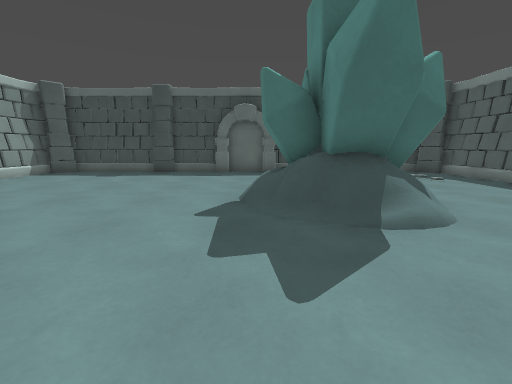
view 1 (above)

12 first-person views from a walk through a Godot game level. The camera is 1.2 m above the floor, tilts 10° down and sees 90° across. The floor is counted in squares, 1 m on a side. Each view is taken from the middle of a square. On the plan, view 1 faces up. The plan holds only what a view shows up to about 12 squares ahead; the rest is blank. Characters and animated objects are not drawn.

view 2
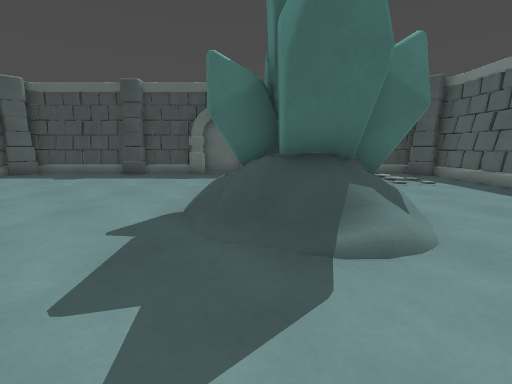

view 3
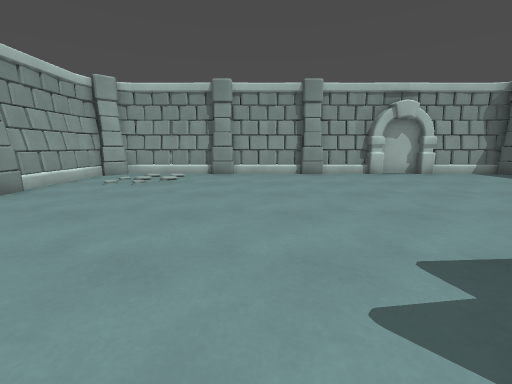

view 4
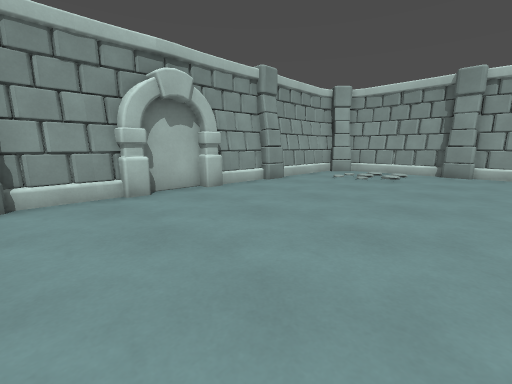

view 5
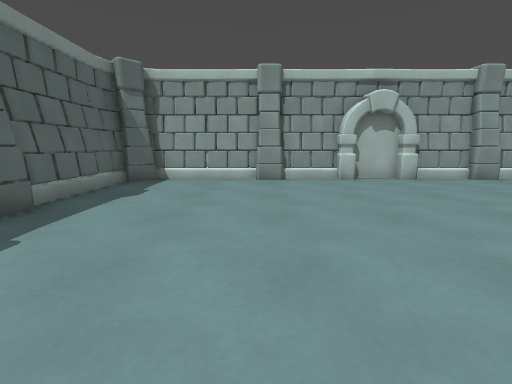

view 6
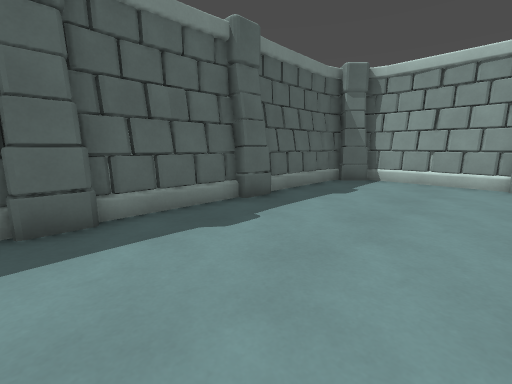

view 7
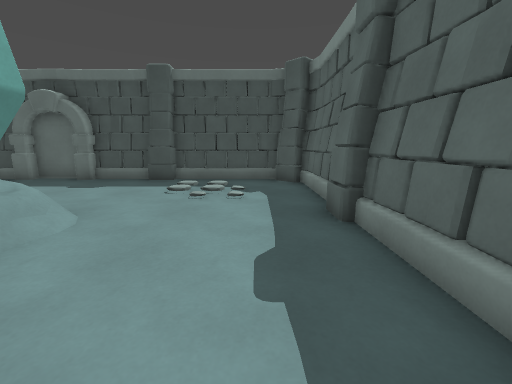

view 8
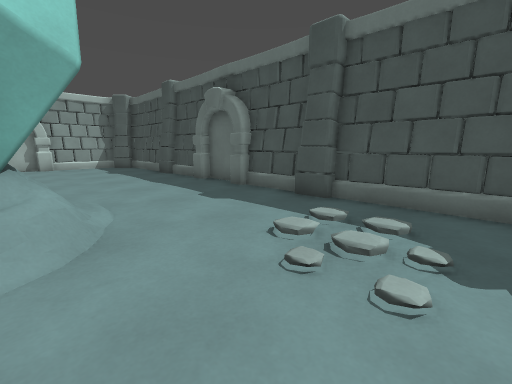

view 9
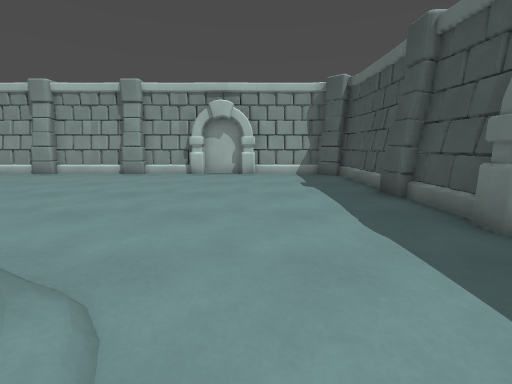

view 10
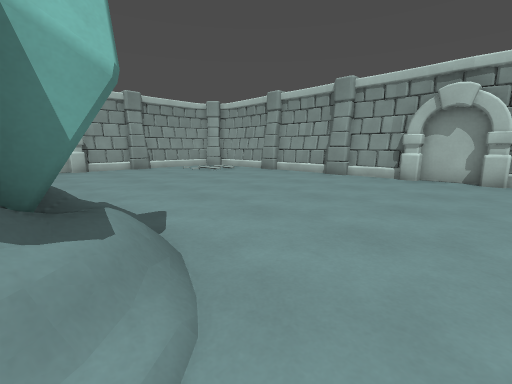

view 11
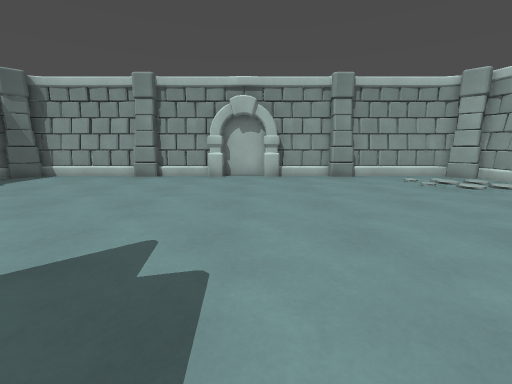

view 12
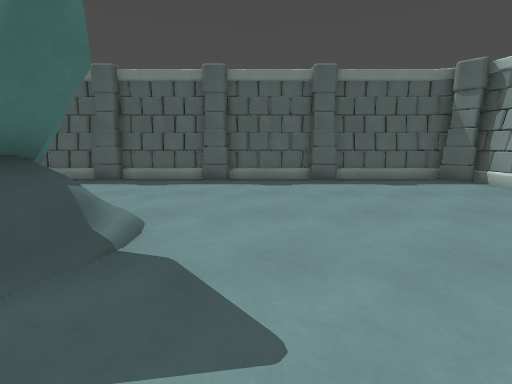

### Floor plan
Key: @ floor where view 1 was taken; # wall or solid block; . floor; / step, stairs or slope; = window, fence, low wall or low ledge; B block.
Columns run from 10 left of view 1 to 9 right of it. Each row starts with its distance up from view 1.
 13  #########B########
 12 ##................##
 11 #..............//..#
 10 #..............//..#
  9 #..................#
  8 B..........///.....#
  7 #.........####/....#
  6 #.........####/....#
  5 #..........###/....#
  4 #...........=#.....#
  3 #..................#
  2 #..................#
  1 #..................#
  0 #.........@........#
 -1 #..................#
 -2 #.//...............#
 -3 #.///..............#
 -4 #..//..............#
 -5 ##................##
 -6  ########B#########

Where each view was taken, in squares from view 1:
view 1: 0 up, 0 right, facing up
view 2: 1 up, 1 right, facing up
view 3: 1 up, 2 right, facing left
view 4: 1 up, 3 right, facing down-left
view 5: 4 up, 4 right, facing down
view 6: 4 up, 4 right, facing down-right
view 7: 3 up, 7 right, facing up
view 8: 7 up, 7 right, facing up-left
view 9: 9 up, 2 right, facing left
view 10: 9 up, 1 right, facing down-left
view 11: 5 up, 1 left, facing down
view 12: 2 up, 1 left, facing right
